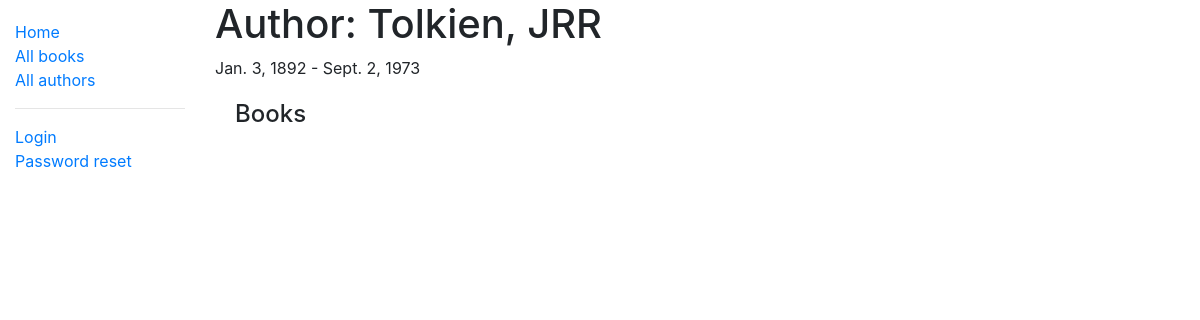
Before: /catalog/author/4 with the older database file.
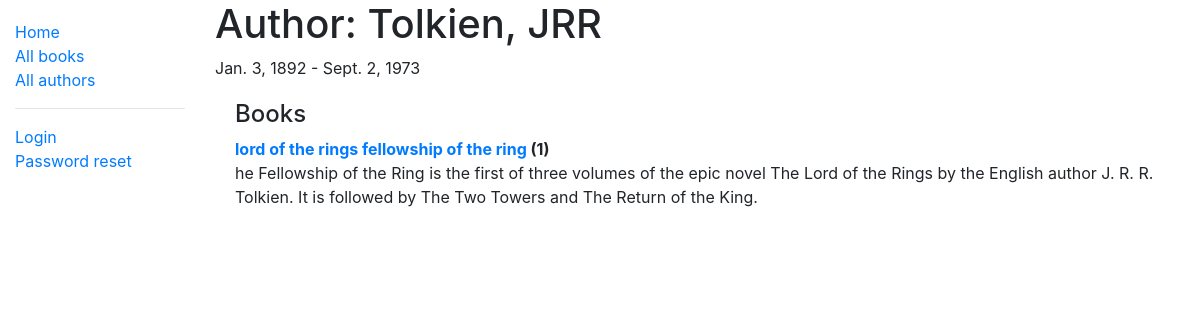
After: the same page with the newer database file.
### catalog/models.py (models this page shows, shortened)
class Book(models.Model):
    title = models.CharField(max_length=200)
    photo = models.ImageField(default='empty', upload_to='books/')
    author = models.ForeignKey('Author', on_delete=models.SET_NULL, null=True)
    summary = models.TextField(max_length=10000, help_text='Enter a brief description of the book')
    isbn = models.CharField('ISBN', max_length=13, unique=True, help_text='13 character')
    genre = models.ManyToManyField(Genre, help_text='Select a genre for this book')
    def __str__(self):
        return self.title
    def display_genre(self):
        return ', '.join(genre.name for genre in self.genre.all()[:3])
    display_genre.short_description = 'Genre'

### catalog/views.py (the view)
# urls.py: path('author/<int:pk>', views.AuthorDetailView.as_view(), name='author-detail'),
class AuthorDetailView(generic.DetailView):
    model = Author

### catalog/models.py (called while the page is built)
    def __str__(self):
        return f'{self.last_name}, {self.first_name}'

### catalog/templates/catalog/author_detail.html
{% extends "base_generic.html" %}
{% block content %}
<h1>Author: {{ author }} </h1>
<p>{{author.date_of_birth}} - {% if author.date_of_death %}{{author.date_of_death}}{% endif %}</p>
<div style="margin-left:20px;margin-top:20px">
<h4>Books</h4>
<dl>
{% for book in author.book_set.all %}
  <dt><a href="{% url 'book-detail' book.pk %}">{{book}}</a> ({{book.bookinstance_set.all.count}})</dt>
  <dd>{{book.summary}}</dd>
{% endfor %}
</dl>
</div>
{% endblock %}

Changed rows visible on the page:
added Book: title "lord of the rings fellowship of the ring", bookinstance_set.all.count "1", summary "he Fellowship of the Ring is the first of three volumes of the epic novel The Lord of the Rings by the English author J. R. R. Tolkien. It is followed by The Two Towers and The Return of the King."
